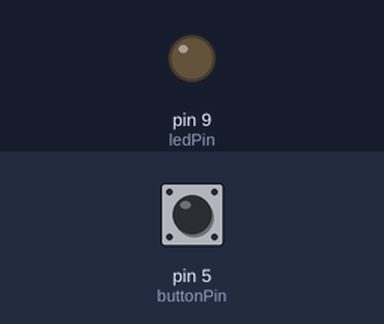
Simulated run of this sketch. Board: Arduino Uno, built with avr-gcc and run on an emulated ATmega328P. On the bench: output pins drawn as LEDs (lit = HIGH). Inputs (shaded band) come from the test bench; at power-on: pin 5 (buttonPin) LOW.

Above: at 1.2 s.
1.3 s: pin 5 (buttonPin) pulled HIGH for 0.15 s
At 1.37 s:
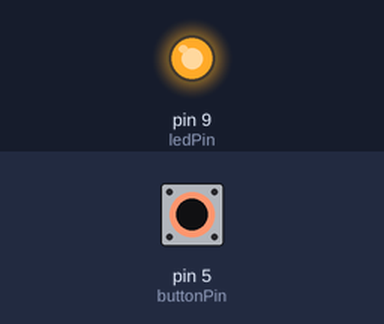
2.9 s: pin 5 (buttonPin) pulled HIGH for 3.2 s
At 6.9 s:
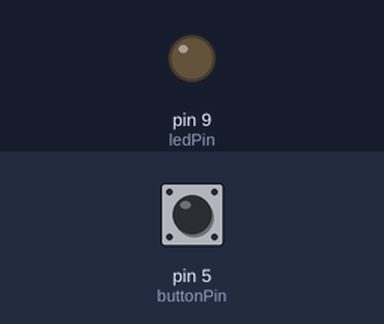
Timing chart, 0 to 8.4 s (numbered marks = the images above; inputs shaded):
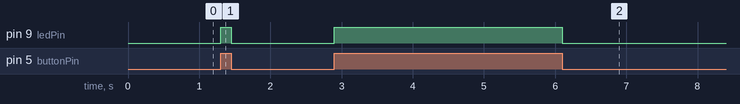

The sketch:

Digital_Read.ino
```cpp
int ledPin = 9;
int buttonPin = 5;
int buttonState = 1;
void setup(){
  pinMode(ledPin, OUTPUT);
  pinMode(buttonPin, INPUT);

}

void loop(){
  buttonState = digitalRead(buttonPin);
  digitalWrite(ledPin, buttonState);
}
```

Measured:
- after the input at 1.3 s, pin 9 (ledPin): LOW → HIGH at once, → LOW 0.15 s later
- after the input at 2.9 s, pin 9 (ledPin): LOW → HIGH at once, → LOW 3.2 s later
